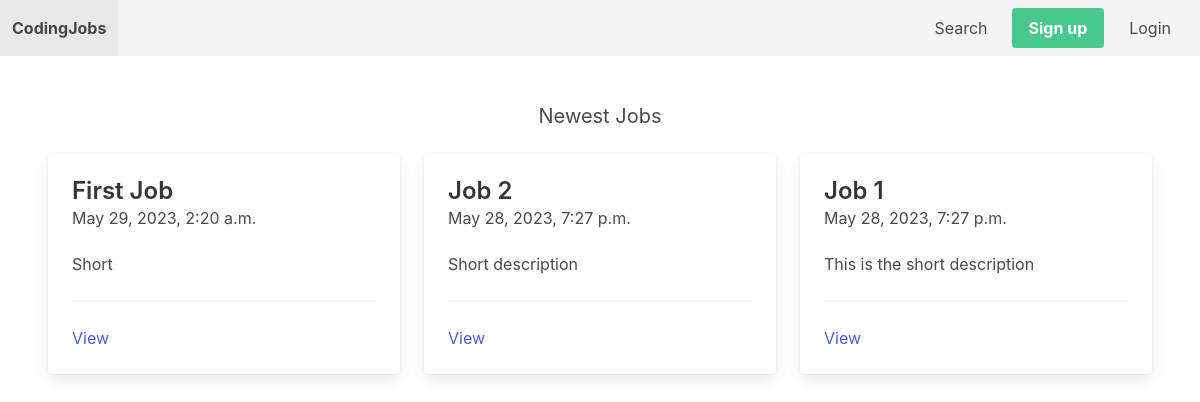
The app's page /, older data.
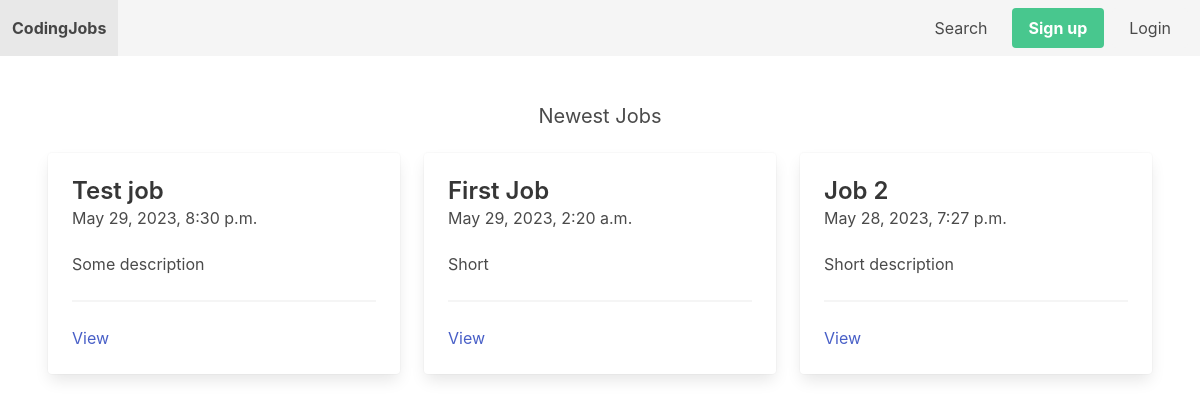
The same page, newer data.
### apps/job/models.py (models this page shows, shortened)
class Job(models.Model):
    SIZE_1_9 = 'size_1_9'
    SIZE_10_49 = 'size_10_49'
    SIZE_50_99 = 'size_50_99'
    SIZE_100 = 'size_100'
    CHOICES_SIZE = (
        (SIZE_1_9, '1-9'),
        (SIZE_10_49, '10-49'),
        (SIZE_50_99, '50-99'),
        (SIZE_100, '100+'),
    )
    ACTIVE = 'active'
    EMPLOYED = 'employed'
    ARCHIVED = 'archived'
    CHOICES_STATUS = (
        (ACTIVE, 'Active'),
        (EMPLOYED, 'Employed'),
        (ARCHIVED, 'Archived')
    )
    title = models.CharField(max_length=255)
    short_description = models.TextField()
    long_description = models.TextField(blank=True, null=True)
    company_name = models.CharField(max_length=255)
    company_address = models.CharField(max_length=255, blank=True, null=True)
    company_zipcode = models.CharField(max_length=255, blank=True, null=True)
    company_place = models.CharField(max_length=255, blank=True, null=True)
    company_country = models.CharField(max_length=255, blank=True, null=True)
    company_size = models.CharField(max_length=20, choices=CHOICES_SIZE, default=SIZE_1_9)
    created_by = models.ForeignKey(User, related_name='jobs', on_delete=models.CASCADE)
    created_at = models.DateTimeField(auto_now_add=True)
    changed_at = models.DateTimeField(auto_now=True)
    status = models.CharField(max_length=20, choices=CHOICES_STATUS, default=ACTIVE)

### apps/core/views.py (the view)
# urls.py: path('', frontpage, name='frontpage'),
def frontpage(request):
    jobs = Job.objects.filter(status=Job.ACTIVE).order_by('-created_at')[0:3]
    return render(request, 'core/frontpage.html', {'jobs': jobs})

### apps/notification/context_processors.py (called while the page is built)
def notifications(request):
    if request.user.is_authenticated:
        return {'notifications': request.user.notifications.filter(is_read=False)}
    else:
        return{'notifications': []}

### apps/core/templates/core/frontpage.html
{% extends 'core/base.html' %}
{% block content %}
    <h2 class="subtitle has-text-centered">Newest Jobs</h2>
    <div class="columns">
        {% for job in jobs %}
        <div class="column is-4">
            <div class="card">
                <div class="card-content">
                    <div class="media">
                        <div class="media-content">
                            <p class="title is-4">{{ job.title }}</p>
                            <p class="subtitle is-6">{{ job.created_at }}</p>
                        </div>
                    </div>
                    <div class="content">
                        {{ job.short_description}}
                        <hr>
                        <a href="{% url 'job_detail' job.id %}">View</a>
                    </div>
                </div>
            </div>
        </div>
        {% endfor %}
    </div>
{% endblock %}

Row changes from the older to the newer data that the page shows:
no longer on this page (row unchanged): Job: title "Job 1", created_at "May 28, 2023, 7:27 p.m.", short_description "This is the short description"
added Job: title "Test job", created_at "May 29, 2023, 8:30 p.m.", short_description "Some description"
